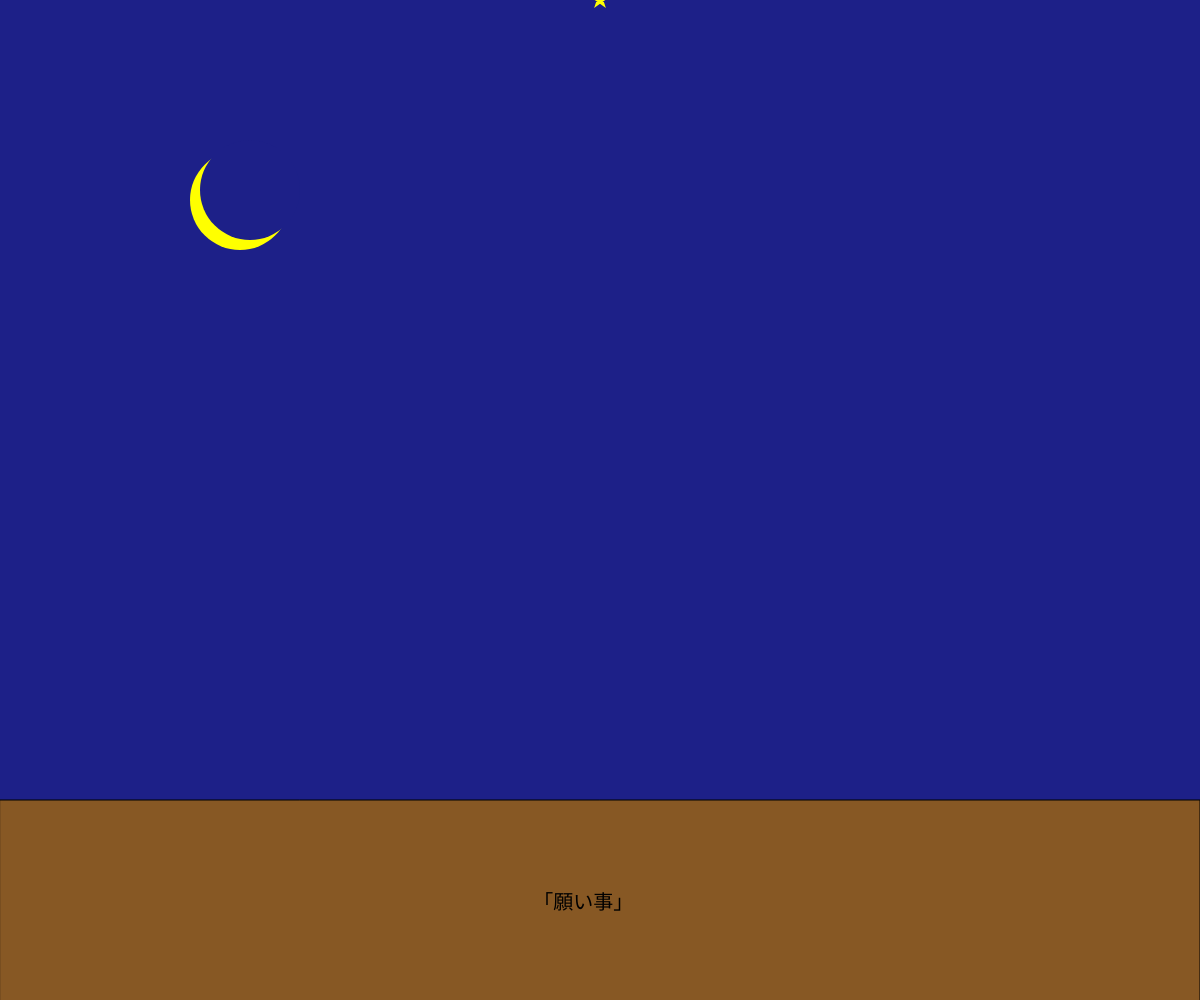
Frame 1 (no input)
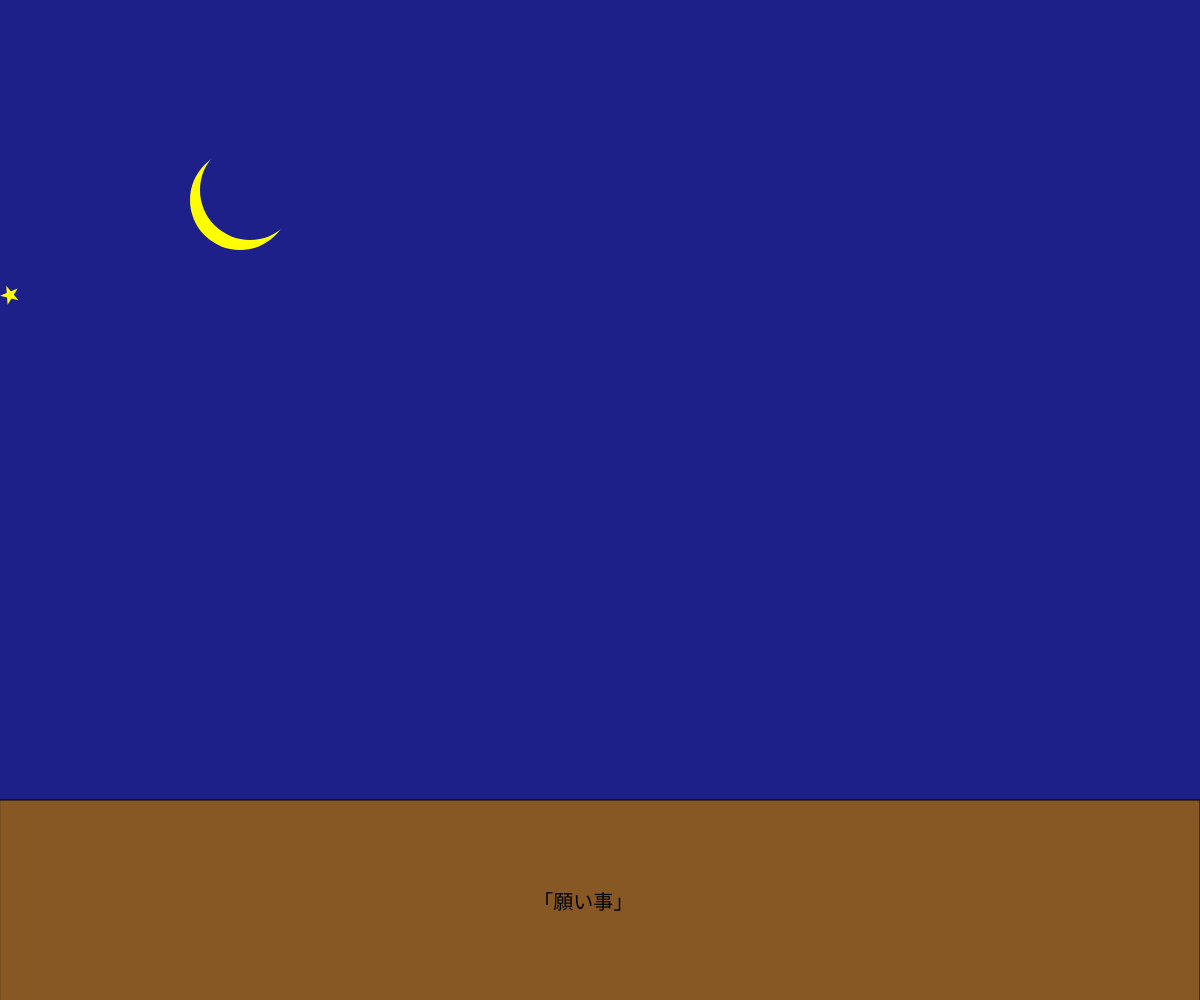
Frame 60 (no input)
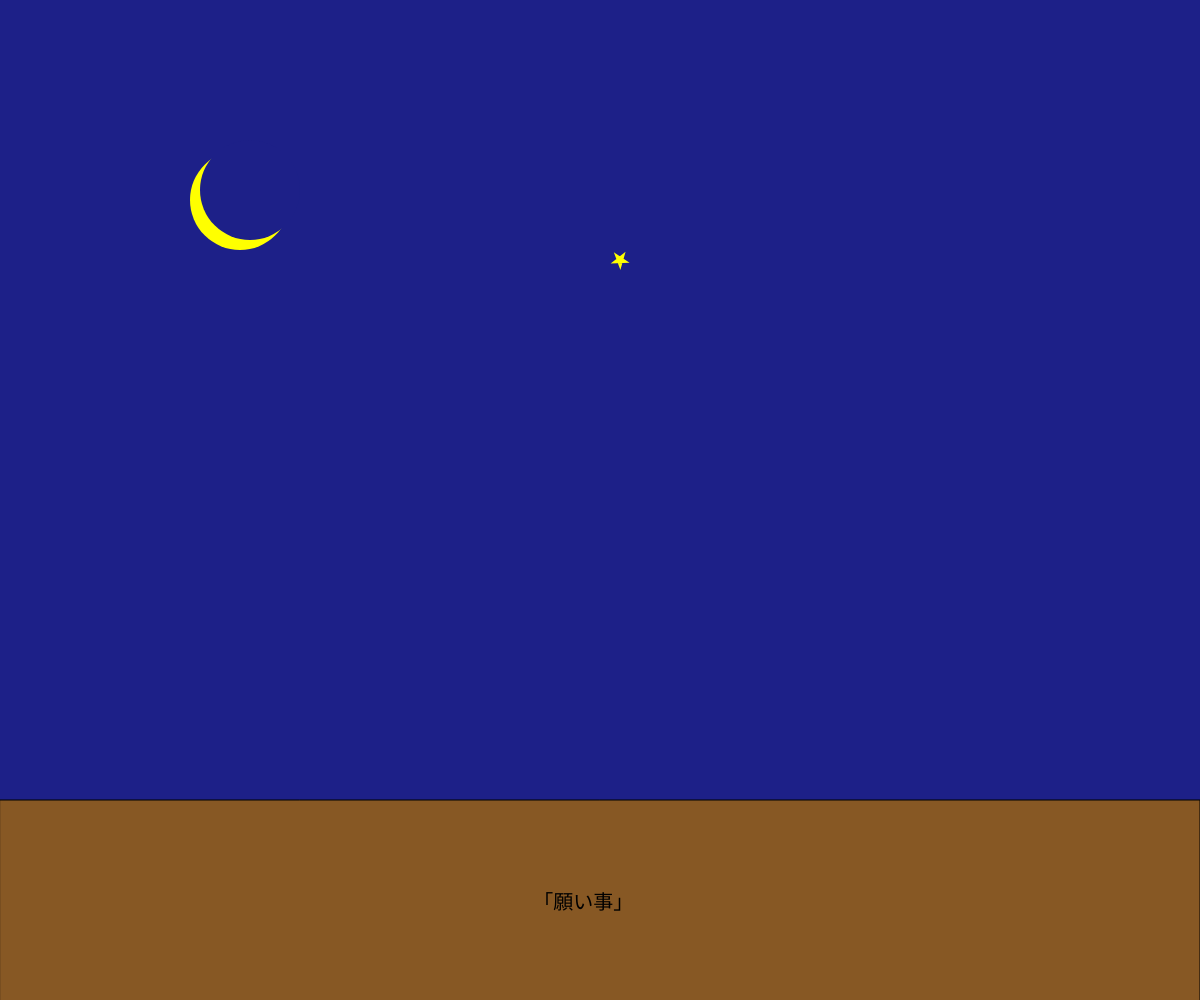
Frame 120 (the mouse pressed at the canvas centre since frame 60)

The p5.js sketch that drew these frames (run headless with seeded random() and noise() and a simulated clock; from frame 60 on, the mouse is pressed at the canvas centre):

// p5.js sketch
// ── sketch.js
// 最終課題を制作しよう
let x, y, vx, vy;
let cx = 0;

function setup(){
  createCanvas(windowWidth, windowHeight);
  x = width / 2;
  y = 0;
  vx = 10;
  vy = 5;
  angle = 0
}


function draw(){
    if(keyIsDown("D".charCodeAt(0))){
      background(84,195,241);
      // background(160, 192, 255);
      Dango(x, y, 50);
      y += 2;
      if(y-140 > height * 4/ 5){ y = 0; }
      // y = constrain(y, 0, height * 4/ 5);
      fill(169, 110, 45);
      rect(0, height * 4/ 5, width, height);

      push();
      // let cx = 0;
      textSize(50);
      fill(0);
      textStyle(BOLD);
      text("だんご! だんご! だんご! ", cx, height * 14 / 15);
      cx += 7;
      if(cx > width){cx=-500;}
      pop();
    }

    else {
      push();

      background(29, 32, 136);

      noStroke();
      fill(255,255,0);
      ellipse(width/5, height/5, 100)

      fill(29, 32, 136);
      ellipse(width/5 + 10, height/5 - 10, 100);


      noStroke();
      fill(255,255,0);
      star(x, y, 10, angle);
      x -= vx;
      y += vy;
      angle += 0.1;


      if(x > width){ x = 0; }
      else if(x < 0){ x = width; }
      if(y > height / 3){ y = 0; }
      if(y < 0){ y = height; }

      pop();

      fill(135, 88, 36);
      rect(0, height * 4/ 5, width, height);

      push();
      textSize(20);
      fill(0);
      text("「願い事」", width * 4/9, height * 10 / 11);
      pop();
    }
}


function windowResized(){
  resizeCanvas(windowWidth, windowHeight);
}

function Dango(x,y,r){
  push();

  strokeWeight(4);
  fill(43);
  line(x-140, y-140, x, y);
  fill(255, 192, 203);
  ellipse(x-105, y-105, r);
  fill(245, 255, 250);
  ellipse(x-70, y-70, r);
  fill(46, 139, 87);
  ellipse(x-35, y-35, r);

  pop();
}


function star(cx, cy, r, angle){
  beginShape();
  for(var i = 0; i < 20; i++){
    var theta = TWO_PI * i * 2 / 5 - HALF_PI;
    theta += angle;
    var x = cx + cos(theta) * r;
    var y = cy + sin(theta) * r;
    vertex(x,y);
  }
  endShape(CLOSE);
}
